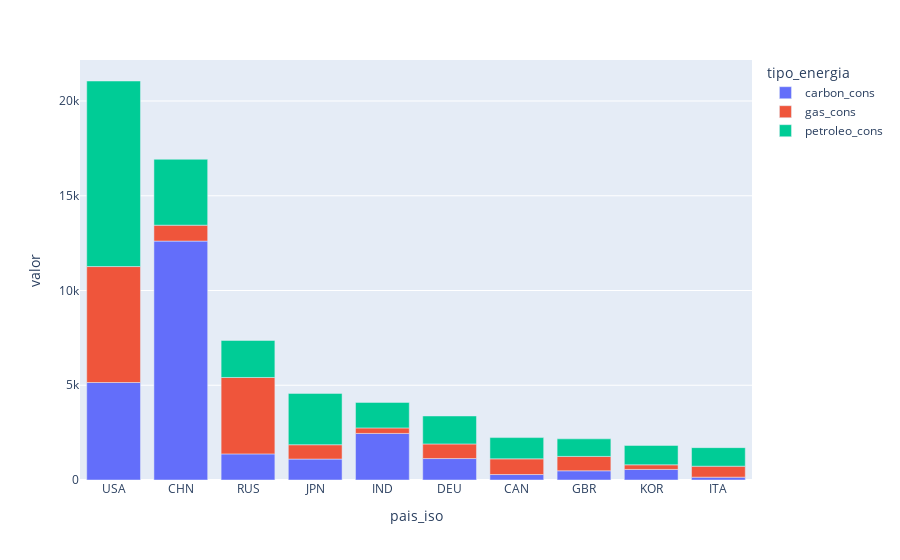

The cell this chart's notebook holds for it:
### Code cell
fig, cons_table = data_cons.fig_and_table()
fig.show()

### Figure 1 — Plotly figure (JSON) as saved in the notebook; plotly's stock layout.template omitted (floating-point values rounded to 4 significant figures)
{"data": [{"alignmentgroup": "True", "hovertemplate": "tipo_energia=carbon_cons<br>pais_iso=%{x}<br>valor=%{y}<extra></extra>", "legendgroup": "carbon_cons", "marker": {"color": "#636efa", "pattern": {"shape": ""}}, "name": "carbon_cons", "offsetgroup": "carbon_cons", "orientation": "v", "showlegend": true, "textposition": "auto", "type": "bar", "x": ["USA", "CHN", "RUS", "JPN", "IND", "DEU", "CAN", "GBR", "KOR", "ITA"], "xaxis": "x", "y": [5145.0, 12610.0, 1377.0, 1104.0, 2458.0, 1132.0, 289.2, 486.0, 557.6, 149.8], "yaxis": "y"}, {"alignmentgroup": "True", "hovertemplate": "tipo_energia=gas_cons<br>pais_iso=%{x}<br>valor=%{y}<extra></extra>", "legendgroup": "gas_cons", "marker": {"color": "#EF553B", "pattern": {"shape": ""}}, "name": "gas_cons", "offsetgroup": "gas_cons", "orientation": "v", "showlegend": true, "textposition": "auto", "type": "bar", "x": ["USA", "CHN", "RUS", "JPN", "IND", "DEU", "CAN", "GBR", "KOR", "ITA"], "xaxis": "x", "y": [6119.0, 839.7, 4034.0, 757.6, 291.2, 770.8, 827.0, 758.2, 244.4, 578.7], "yaxis": "y"}, {"alignmentgroup": "True", "hovertemplate": "tipo_energia=petroleo_cons<br>pais_iso=%{x}<br>valor=%{y}<extra></extra>", "legendgroup": "petroleo_cons", "marker": {"color": "#00cc96", "pattern": {"shape": ""}}, "name": "petroleo_cons", "offsetgroup": "petroleo_cons", "orientation": "v", "showlegend": true, "textposition": "auto", "type": "bar", "x": ["USA", "CHN", "RUS", "JPN", "IND", "DEU", "CAN", "GBR", "KOR", "ITA"], "xaxis": "x", "y": [9792.0, 3478.0, 1954.0, 2709.0, 1347.0, 1475.0, 1122.0, 928.3, 1022.0, 979.5], "yaxis": "y"}], "layout": {"autosize": true, "barmode": "relative", "legend": {"title": {"text": "tipo_energia"}, "tracegroupgap": 0}, "margin": {"t": 60}, "xaxis": {"anchor": "y", "autorange": true, "domain": [0, 1], "range": [-0.5, 9.5], "title": {"text": "pais_iso"}, "type": "category"}, "yaxis": {"anchor": "x", "autorange": true, "domain": [0, 1], "range": [0, 22160.0], "title": {"text": "valor"}, "type": "linear"}}}
